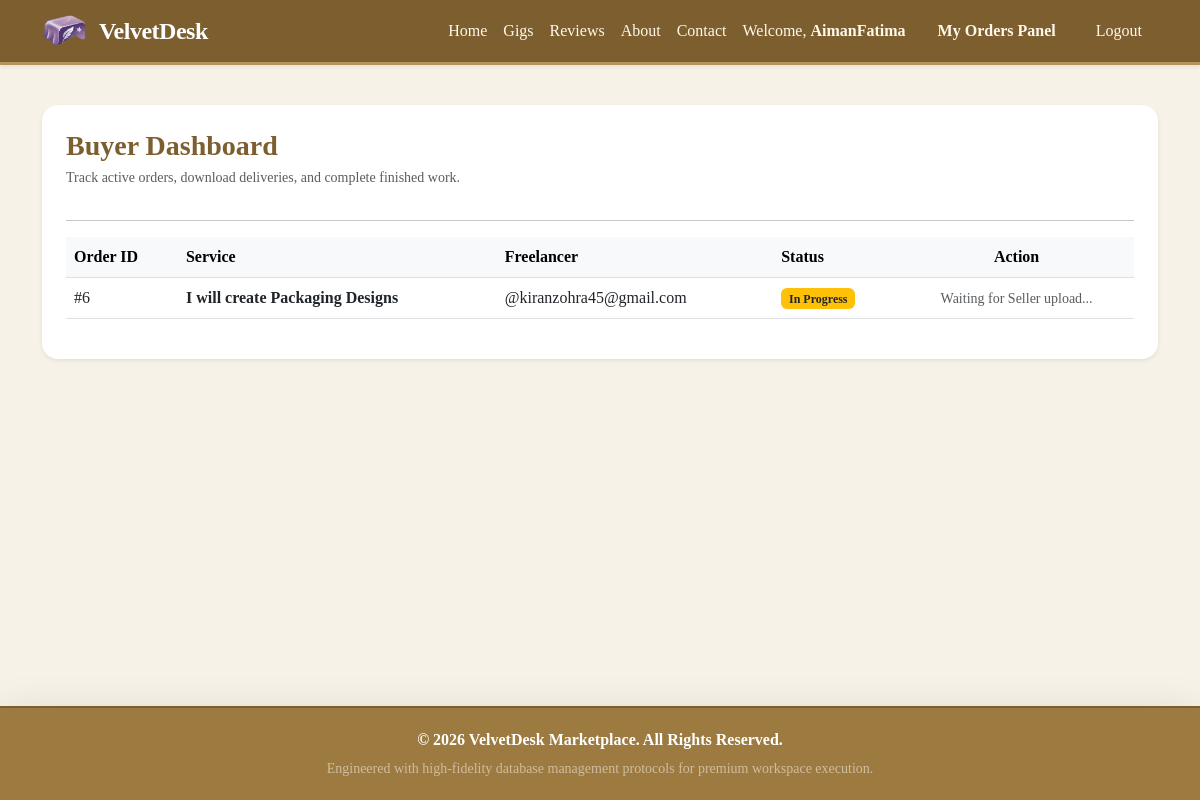
The page /buyer_dashboard.php (signed in) on the database as committed earlier.
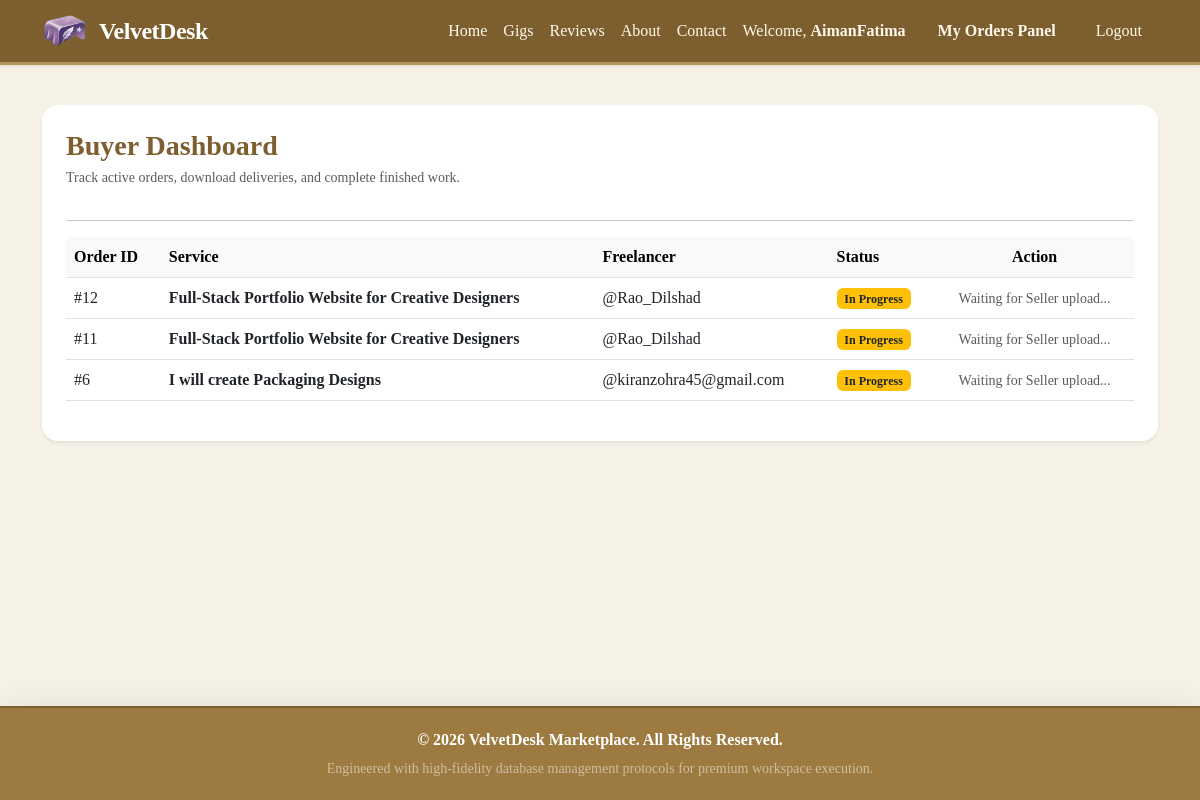
The same page on the database as committed later.
### tables this page shows
CREATE TABLE orders (
        order_id INTEGER PRIMARY KEY AUTOINCREMENT,
        gig_id INTEGER,
        buyer_id INTEGER,
        seller_id INTEGER,
        order_status TEXT DEFAULT 'In Progress', 
        delivery_file_path TEXT DEFAULT NULL,
        submission_date DATETIME DEFAULT CURRENT_TIMESTAMP,
        FOREIGN KEY(gig_id) REFERENCES gigs(gig_id),
        FOREIGN KEY(buyer_id) REFERENCES users(user_id),
        FOREIGN KEY(seller_id) REFERENCES users(user_id)
    );

CREATE TABLE gigs (
        gig_id INTEGER PRIMARY KEY AUTOINCREMENT,
        user_id INTEGER,
        title TEXT NOT NULL,
        description TEXT NOT NULL,
        price REAL NOT NULL,
        image_path TEXT DEFAULT 'assets/default-gig.png',
        portfolio_link TEXT DEFAULT '',
        FOREIGN KEY (user_id) REFERENCES users(user_id) ON DELETE CASCADE
    );

### buyer_dashboard.php (the view, shortened to what this page needs)
<?php
include 'config.php';
include 'header.php';
$current_user_id = $_SESSION['user_id'];
$sql = "SELECT orders.*, gigs.title, users.username AS seller_name FROM orders
        JOIN gigs ON orders.gig_id = gigs.gig_id
        JOIN users ON orders.seller_id = users.user_id
        WHERE orders.buyer_id = :user_id ORDER BY orders.order_id DESC";
$stmt = $conn->prepare($sql);
$stmt->bindParam(':user_id', $current_user_id);
$stmt->execute();
$my_orders = $stmt->fetchAll(PDO::FETCH_ASSOC);
?>
<div class="card p-4 shadow-sm border-0 rounded-4 bg-white mt-3">
    <h3 class="fw-bold mb-1" style="color: #7d5f2f;">Buyer Dashboard</h3>
    <p class="text-muted small">Track active orders, download deliveries, and complete finished work.</p>
    <hr>
    <?php if (empty($my_orders)): ?>
        <p class="text-center text-muted py-4">You have not placed any orders yet. <a href="index.php#featured-gigs">Browse gigs</a></p>
    <?php else: ?>
        <div class="table-responsive">
            <table class="table align-middle">
                <thead class="table-light">
                    <tr>
                        <th>Order ID</th>
                        <th>Service</th>
                        <th>Freelancer</th>
                        <th>Status</th>
                        <th class="text-center">Action</th>
                    </tr>
                </thead>
                <tbody>
                    <?php foreach ($my_orders as $order): ?>
                        <tr>
                            <td>#<?php echo $order['order_id']; ?></td>
                            <td class="fw-bold text-dark"><?php echo htmlspecialchars($order['title']); ?></td>
                            <td>@<?php echo htmlspecialchars($order['seller_name']); ?></td>
                            <td>
                                <?php if ($order['order_status'] === 'In Progress'): ?>
                                    <span class="badge bg-warning text-dark px-2.5 py-1.5">In Progress</span>
                                <?php elseif ($order['order_status'] === 'Delivered'): ?>
                                    <span class="badge bg-info text-white px-2.5 py-1.5">Delivered</span>
                                <?php else: ?>
                                    <span class="badge bg-success text-white px-2.5 py-1.5">Completed</span>
                                <?php endif; ?>
                            </td>
                            <td class="text-center">
                                <?php if ($order['order_status'] === 'Delivered'): ?>
                                    <div class="d-flex justify-content-center gap-2">
                                        <a href="<?php echo $order['delivery_file_path']; ?>" download class="btn btn-sm btn-outline-dark px-2.5">Download File</a>
                                        <a href="orders.php?action=approve&order_id=<?php echo $order['order_id']; ?>" class="btn btn-sm btn-success px-2.5">Approve & Close</a>
                                    </div>
                                <?php elseif ($order['order_status'] === 'Completed'): ?>
                                    <a href="<?php echo $order['delivery_file_path']; ?>" download class="btn btn-sm btn-outline-secondary px-3">Download Asset Archive</a>
                                <?php else: ?>
                                    <span class="text-muted small">Waiting for Seller upload...</span>
                                <?php endif; ?>
                            </td>
                        </tr>
                    <?php endforeach; ?>
                </tbody>
            </table>
        </div>
    <?php endif; ?>
</div>
<?php include 'footer.php'; ?>

### header.php (shortened to what this page needs)
<!DOCTYPE html>
<html lang="en">
<head>
    <link href="https://cdn.jsdelivr.net/npm/bootstrap@5.3.0/dist/css/bootstrap.min.css" rel="stylesheet">
</head>
<body>
<nav class="navbar navbar-expand-lg navbar-dark mb-4 shadow-sm">
    <div class="container">
        <a class="navbar-brand d-flex align-items-center fs-4" href="index.php">
            <img src="assets/image-removebg-preview.png" alt="VelvetDesk Logo" style="height: 35px; width: auto; margin-right: 12px; object-fit: contain;">
            VelvetDesk
        </a>
        <div class="collapse navbar-collapse" id="navbarNav">
            <ul class="navbar-nav ms-auto align-items-center">
                <li class="nav-item"><a class="nav-link" href="index.php">Home</a></li>
                <li class="nav-item"><a class="nav-link" href="index.php#featured-gigs">Gigs</a></li>
                <li class="nav-item"><a class="nav-link" href="index.php#reviews">Reviews</a></li>
                <li class="nav-item"><a class="nav-link" href="index.php#about-us">About</a></li>
                <li class="nav-item"><a class="nav-link" href="contact.php">Contact</a></li>
                <?php if (isset($_SESSION['user_id'])): ?>
                    <li class="nav-item">
                        <span class="nav-link text-light me-2">Welcome, <strong><?php echo htmlspecialchars($_SESSION['username']); ?></strong></span>
                    </li>
                    <?php if ($_SESSION['role'] === 'seller'): ?>
                        <li class="nav-item"><a class="nav-link btn btn-sm btn-velvet text-white px-3 me-2" href="dashboard.php">Seller Dashboard</a></li>
                    <?php else: ?>
                        <li class="nav-item"><a class="nav-link btn btn-sm btn-velvet text-white px-3 me-2" href="buyer_dashboard.php">My Orders Panel</a></li>
                    <?php endif; ?>
                    <li class="nav-item"><a class="nav-link text-white-50 btn btn-sm btn-dark px-3" href="logout.php">Logout</a></li>
                <?php else: ?>
                    <li class="nav-item"><a class="nav-link" href="login.php">Login</a></li>
                    <li class="nav-item"><a class="nav-link btn btn-sm btn-velvet text-white px-3" href="register.php">Join</a></li>
                <?php endif; ?>
            </ul>
        </div>
    </div>
</nav>
<div class="container flex-grow-1">

### footer.php (shortened to what this page needs)
</div>
<footer class="footer mt-5 shadow-lg">
    <div class="container text-center">
        <p class="mb-1 fw-semibold">&copy; <?php echo date('Y'); ?> VelvetDesk Marketplace. All Rights Reserved.</p>
        <small class="text-white-50">Engineered with high-fidelity database management protocols for premium workspace execution.</small>
    </div>
</footer>
</body>
</html>

### header.php (style rules this page uses)
body { background-color: #f7f2e7; min-height: 100vh; display: flex; flex-direction: column; font-family: 'Georgia', 'Times New Roman', serif; }
.navbar { background-color: #7d5f2f !important; border-bottom: 3px solid #b69459; }
.navbar-brand { color: #FFFFFF !important; font-weight: 700; letter-spacing: -0.5px; }
.nav-link { color: #fff8eb !important; font-weight: 500; }
.footer { background-color: #9d7a40; color: #FFFFFF; margin-top: auto; padding: 20px 0; border-top: 2px solid #7d5f2f; }
.btn-velvet { background-color: #7d5f2f; color: white; border: none; font-weight: 600; border-radius: 8px; transition: 0.3s; }

Rows that differ between the two databases and show on the page:
added orders: order_id "12", gig.title "Full-Stack Portfolio Website for Creative Designers", seller_name "Rao_Dilshad", order_status "In Progress"
added orders: order_id "11", gig.title "Full-Stack Portfolio Website for Creative Designers", seller_name "Rao_Dilshad", order_status "In Progress"
